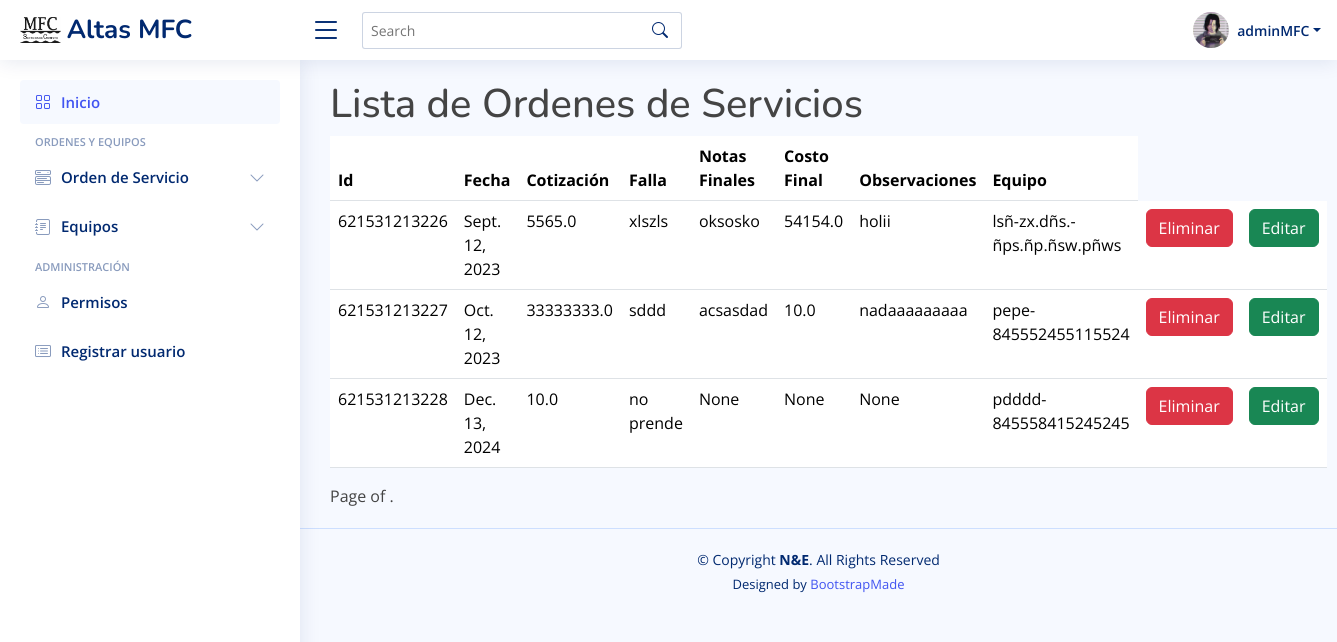
The page /servicios/ (signed in) on the database its author committed.
### inicio/models.py (models this page shows)
class OrdenServicio(models.Model):
    id_orden = models.AutoField(null=False, blank=False, primary_key=True)
    fecha_orden = models.DateField(null=False)
    cotizacion = models.FloatField(max_length=5)
    tipo_servicio = models.CharField(max_length=20, null=False)
    falla_equipo = models.CharField(max_length=200, null=False)
    indicaciones_adicionales = models.CharField(max_length=70, null= False)
    servicio_realizado = models.CharField(max_length=150,null=True)
    notas_finales = models.CharField(max_length=150,null=True)
    encargado = models.CharField(max_length=50,null=True)
    partes = models.CharField(max_length=70,null=True)
    fecha_entrega = models.DateField(null=True, blank=True)
    costo_final = models.FloatField(max_length=5.2,null=True)
    observaciones_notas = models.CharField(max_length=50,null=True)
    equipo = models.ForeignKey(Equipo, null=False, blank=False, on_delete=models.CASCADE)

class Equipo (models.Model):
    cliente_equipo = models.TextField(max_length=50, null=False)
    telefono_cliente = models.IntegerField(null=False)
    tipo = [
        ('E','Escritorio-CPU'),
        ('P','Portatil'),
        ('A','AIO'),
        ('I','Impresora'),
        ('M','Multifuncional'),
        ('T','Tablet')
    ]
    tipo_equipo = models.TextField(max_length=1, choices= tipo, default='P')
    marca_equipo = models.TextField(max_length=30, null=False)
    modelo_equipo = models.TextField(max_length=30, null=False)
    serial_number = models.TextField(max_length=15, null=False, blank=False,unique=True)
    accesorios_equipo = models.TextField(max_length=100,null=True)
    contraseña_equipo = models.TextField(max_length=30,null=True)
    sistema_operativo = models.TextField(max_length=30, null=False)
    def __str__(self):
        return f"{self.cliente_equipo}-{self.serial_number}"

### inicio/views.py (the view)
# urls.py: path('servicios/', views.lista_servicios, name='Servicios'),
@login_required
def lista_servicios(request):
    context={
        'servicio': OrdenServicio.objects.all()
    }
    return render(request, 'servicios/lista_servicios.html',context)

### inicio/templates/servicios/lista_servicios.html (shortened to what this page needs)
{% extends 'base.html' %}
{% block contenido %}
<h1>Lista de Ordenes de Servicios</h1>
    <table class="table">
        <thead>
            <tr>
                <th>Id</th>
                <th>Fecha</th>
                <th>Cotización</th>
                <th>Falla</th>
                <th>Notas Finales</th>
                <th>Costo Final</th>
                <th>Observaciones</th>
                <th>Equipo</th>
            </tr>
        </thead>
        <tbody>
            {% for servicio in servicio %}
                <tr>
                    <td>{{servicio.id_orden}}</td>
                    <td>{{servicio.fecha_orden}}</td>
                    <td>{{servicio.cotizacion}}</td>
                    <td>{{servicio.falla_equipo}}</td>
                    <td>{{servicio.notas_finales}}</td>
                    <td>{{servicio.costo_final}}</td>
                    <td>{{servicio.observaciones_notas}}</td>
                    <td>{{servicio.equipo}}</td>
                    <td><a class="btn btn-danger" href="eliminarOrden/{{servicio.id_orden}}">Eliminar</a></td>
                    <td><a class="btn btn-success" href="editarOrden/{{servicio.id_orden}}">Editar</a></td>
                </tr>
            {% endfor %}
        </tbody>
    </table>
    <div class="pagination">
        <span class="step-links">
            <span class="current">
                Page {{ page_obj.number }} of {{ page_obj.paginator.num_pages }}.
            </span>
        </span>
    </div>
{% endblock contenido %}

### inicio/templates/base.html (shortened to what this page needs)
{% load static %}
<!DOCTYPE html>
<html lang="en">
<head>
  <link href="{% static 'vendor/bootstrap/css/bootstrap.min.css' %}" rel="stylesheet">
  <link href="{% static 'vendor/bootstrap-icons/bootstrap-icons.css' %}" rel="stylesheet">
  <link href="{% static 'vendor/boxicons/css/boxicons.min.css' %}" rel="stylesheet">
  <link href="{% static 'vendor/quill/quill.snow.css' %}" rel="stylesheet">
  <link href="{% static 'vendor/quill/quill.bubble.css' %}" rel="stylesheet">
  <link href="{% static 'vendor/remixicon/remixicon.css' %}" rel="stylesheet">
  <link href="{% static 'vendor/simple-datatables/style.css' %}" rel="stylesheet">
  <link href="{% static 'css/style.css' %}" rel="stylesheet">
</head>
<body>
  <header id="header" class="header fixed-top d-flex align-items-center">
    <div class="d-flex align-items-center justify-content-between">
      <a href="index.html" class="logo d-flex align-items-center">
        <img src="{% static 'img/logo-mfc.png' %}" alt="">
        <span class="d-none d-lg-block">Altas MFC</span>
      </a>
      <i class="bi bi-list toggle-sidebar-btn"></i>
    </div>
    <div class="search-bar">
      <form class="search-form d-flex align-items-center" method="POST" action="#">
        <input type="text" name="query" placeholder="Search" title="Enter search keyword">
        <button type="submit" title="Search"><i class="bi bi-search"></i></button>
      </form>
    </div>
    <nav class="header-nav ms-auto">
      <ul class="d-flex align-items-center">
        <li class="nav-item dropdown pe-3">
          <a class="nav-link nav-profile d-flex align-items-center pe-0" href="#" data-bs-toggle="dropdown">
            <img src="{% static 'img/perfil-prueba.jpg' %}" alt="foto-perfil" class="rounded-circle">
            <span class="d-none d-md-block dropdown-toggle ps-2">{{user}}</span>
          </a>
        </li>
      </ul>
    </nav>
  </header>
  <aside id="sidebar" class="sidebar">
    <ul class="sidebar-nav" id="sidebar-nav">
      <li class="nav-item">
        <a class="nav-link " href="{% url 'Principal' %}">
          <i class="bi bi-grid"></i>
          <span>Inicio</span>
        </a>
      </li>
      <li class="nav-heading">Ordenes y Equipos</li>
      <li class="nav-item">
        <a class="nav-link collapsed" data-bs-target="#components-nav" data-bs-toggle="collapse" href="#">
          <i class="bi bi-menu-button-wide"></i><span>Orden de Servicio</span><i class="bi bi-chevron-down ms-auto"></i>
        </a>
      </li>
      <li class="nav-item">
        <a class="nav-link collapsed" data-bs-target="#forms-nav" data-bs-toggle="collapse" href="#">
          <i class="bi bi-journal-text"></i><span>Equipos</span><i class="bi bi-chevron-down ms-auto"></i>
        </a>
      </li>
      <li class="nav-heading">Administración</li>
      <li class="nav-item">
        <a class="nav-link collapsed" href="{% url 'usuarios' %}">
          <i class="bi bi-person"></i>
          <span>Permisos</span>
        </a>
      </li>
      <li class="nav-item">
        <a class="nav-link collapsed" href="{% url 'Registrar' %}">
          <i class="bi bi-card-list"></i>
          <span>Registrar usuario</span>
        </a>
      </li>
    </ul>
  </aside>
  <main id="main" class="main">
    {% block contenido %}
    {% endblock contenido %}
  </main>
  <footer id="footer" class="footer">
    <div class="copyright">
      &copy; Copyright <strong><span>N&amp;E</span></strong>. All Rights Reserved
    </div>
    <div class="credits">
      Designed by <a href="https://bootstrapmade.com/">BootstrapMade</a>
    </div>
  </footer>
</body>
</html>

### static/css/style.css (style rules this page uses)
:root { scroll-behavior: smooth; }
body { font-family: "Open Sans", sans-serif; background: #f6f9ff; color: #444444; }
a { color: #4154f1; text-decoration: none; }
h1, h2, h3, h4, h5, h6 { font-family: "Nunito", sans-serif; }
#main { margin-top: 60px; padding: 20px 30px; transition: all 0.3s; }
.logo { line-height: 1; }
@media (min-width: 1200px) { .logo { width: 280px; } }
.logo img { max-height: 26px; margin-right: 6px; }
.logo span { font-size: 26px; font-weight: 700; color: #012970; font-family: "Nunito", sans-serif; }
.header { transition: all 0.5s; z-index: 997; height: 60px; box-shadow: 0px 2px 20px rgba(1, 41, 112, 0.1); background-color: #fff; padding-left: 20px; }
.header .toggle-sidebar-btn { font-size: 32px; padding-left: 10px; cursor: pointer; color: #012970; }
.header .search-bar { min-width: 360px; padding: 0 20px; }
.header .search-form { width: 100%; }
.header .search-form input { border: 0; font-size: 14px; color: #012970; border: 1px solid rgba(1, 41, 112, 0.2); padding: 7px 38px 7px 8px; border-radius: 3px; transition: 0.3s; width: 100%; }
.header .search-form button { border: 0; padding: 0; margin-left: -30px; background: none; }
.header .search-form button i { color: #012970; }
.header-nav ul { list-style: none; }
.header-nav>ul { margin: 0; padding: 0; }
.header-nav .nav-profile { color: #012970; }
.header-nav .nav-profile img { max-height: 36px; }
.header-nav .nav-profile span { font-size: 14px; font-weight: 600; }
.sidebar { position: fixed; top: 60px; left: 0; bottom: 0; width: 300px; z-index: 996; transition: all 0.3s; padding: 20px; overflow-y: auto; scrollbar-width: thin; scrollbar-color: #aab7cf transparent; box-shadow: 0px 0px 20px rgba(1, 41, 112, 0.1); background-color: #fff; }
@media (min-width: 1200px) { #main, #footer { margin-left: 300px; } }
.sidebar-nav { padding: 0; margin: 0; list-style: none; }
.sidebar-nav li { padding: 0; margin: 0; list-style: none; }
.sidebar-nav .nav-item { margin-bottom: 5px; }
.sidebar-nav .nav-heading { font-size: 11px; text-transform: uppercase; color: #899bbd; font-weight: 600; margin: 10px 0 5px 15px; }
.sidebar-nav .nav-link { display: flex; align-items: center; font-size: 15px; font-weight: 600; color: #4154f1; transition: 0.3; background: #f6f9ff; padding: 10px 15px; border-radius: 4px; }
.sidebar-nav .nav-link i { font-size: 16px; margin-right: 10px; color: #4154f1; }
.sidebar-nav .nav-link.collapsed { color: #012970; background: #fff; }
.sidebar-nav .nav-link.collapsed i { color: #899bbd; }
.sidebar-nav .nav-link .bi-chevron-down { margin-right: 0; transition: transform 0.2s ease-in-out; }
.footer { padding: 20px 0; font-size: 14px; transition: all 0.3s; border-top: 1px solid #cddfff; }
.footer .copyright { text-align: center; color: #012970; }
.footer .credits { padding-top: 5px; text-align: center; font-size: 13px; color: #012970; }

### rows shown on the page
OrdenServicio: id_orden "621531213226", fecha_orden "Sept. 12, 2023", cotizacion "5565.0", falla_equipo "xlszls", notas_finales "oksosko", costo_final "54154.0", observaciones_notas "holii", equipo "lsñ-zx.dñs.-ñps.ñp.ñsw.pñws"
OrdenServicio: id_orden "621531213227", fecha_orden "Oct. 12, 2023", cotizacion "33333333.0", falla_equipo "sddd", notas_finales "acsasdad", costo_final "10.0", observaciones_notas "nadaaaaaaaaa", equipo "pepe-845552455115524"
OrdenServicio: id_orden "621531213228", fecha_orden "Dec. 13, 2024", cotizacion "10.0", falla_equipo "no prende", notas_finales "None", costo_final "None", observaciones_notas "None", equipo "pdddd-845558415245245"

### other values the page prints
{{ user }} "adminMFC"
